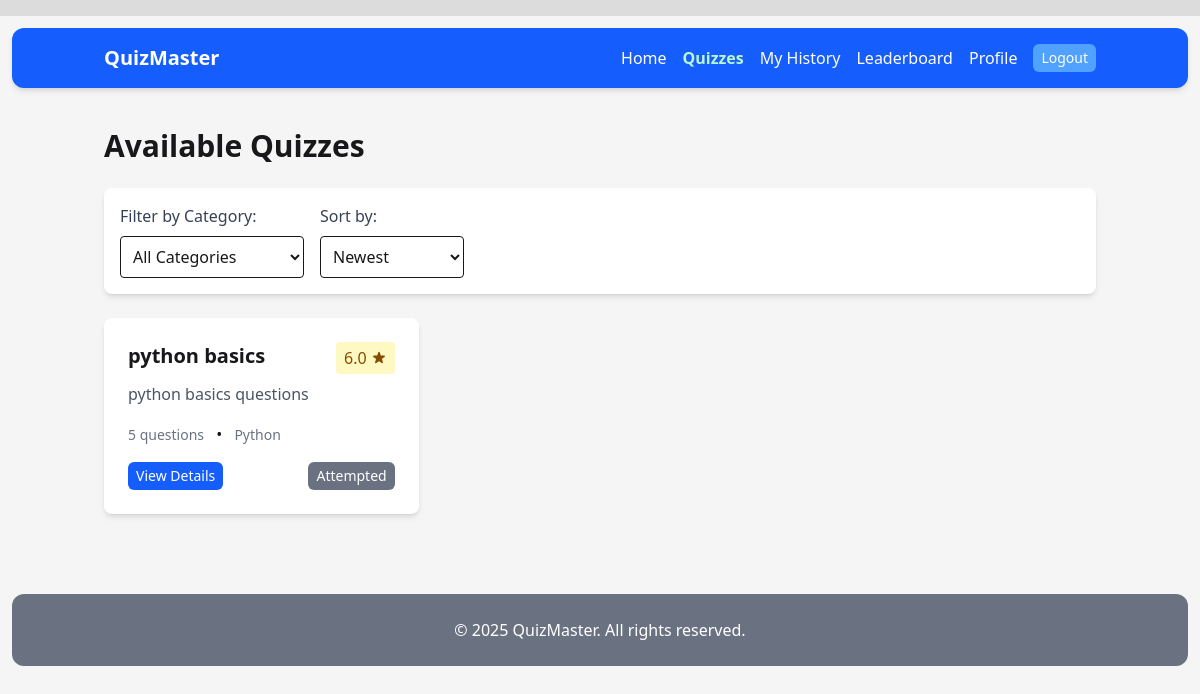
Page /quizzes/ (signed in) on the committed database.
### quiz/models.py (models this page shows, shortened)
class Quiz(models.Model):
    title = models.CharField(max_length=200)
    description = models.TextField(blank=True)
    category = models.ForeignKey(Category, on_delete=models.SET_NULL, null=True, related_name='quizzes')
    created_by = models.ForeignKey(User, on_delete=models.CASCADE, related_name='quizzes')
    created_at = models.DateTimeField(auto_now_add=True)
    updated_at = models.DateTimeField(auto_now=True)
    is_active = models.BooleanField(default=True)
    time_limit = models.PositiveIntegerField(help_text="Time limit in minutes", null=True, blank=True)
    max_questions = models.PositiveIntegerField(default=50)
    min_questions = models.PositiveIntegerField(default=5)
    class Meta:
        ordering = ['-created_at']
    @property
    def average_rating(self):
        ratings = self.ratings.all()
        if not ratings:
            return 0
        return sum(rating.score for rating in ratings) / len(ratings)

class Rating(models.Model):
    quiz = models.ForeignKey(Quiz, on_delete=models.CASCADE, related_name='ratings')
    user = models.ForeignKey(User, on_delete=models.CASCADE)
    score = models.IntegerField(
        validators=[MinValueValidator(1), MaxValueValidator(7)],
        help_text="Rate this quiz from 1 to 7"
    )
    created_at = models.DateTimeField(auto_now_add=True)
    class Meta:
        unique_together = ('quiz', 'user')

class Category(models.Model):
    name = models.CharField(max_length=100, unique=True)
    description = models.TextField(blank=True)

### quiz/views.py (the view)
# urls.py: path('', views.QuizListView.as_view(), name='quiz-list'),
class QuizListView(ListView):
    model = Quiz
    template_name = 'quiz/quiz_list.html'
    context_object_name = 'quizzes'
    def get_queryset(self):
        queryset = Quiz.objects.filter(is_active=True)
        category_id = self.request.GET.get('category')
        if category_id:
            queryset = queryset.filter(category_id=category_id)
        sort_by = self.request.GET.get('sort')
        if sort_by == 'rating':
            queryset = queryset.annotate(avg_rating=Avg('ratings__score')).order_by('-avg_rating')
        elif sort_by == 'newest':
            queryset = queryset.order_by('-created_at')
        elif sort_by == 'oldest':
            queryset = queryset.order_by('created_at')
        return queryset
    def get_context_data(self, **kwargs):
        context = super().get_context_data(**kwargs)
        context['categories'] = Category.objects.all()
        context['selected_category'] = self.request.GET.get('category')
        context['sort_by'] = self.request.GET.get('sort', 'newest')
        if self.request.user.is_authenticated:
            attempted_quizzes = QuizAttempt.objects.filter(
                user=self.request.user
            ).values_list('quiz_id', flat=True)
            context['attempted_quizzes'] = set(attempted_quizzes)
        return context

### core/templatetags/navigation_tags.py (called while the page is built)
@register.simple_tag(takes_context=True)
@register.filter
def active(context, *url_names):
    try:
        current = context['request'].resolver_match.url_name
    except Exception:
        return ''
    if current in url_names:
        return 'font-bold text-green-200 aria-current="page"'
    return ''

### quiz/templates/quiz/quiz_list.html (shortened to what this page needs)
{% extends "base.html" %}
{% block content %}
<div class="max-w-6xl mx-auto">
    <h1 class="text-3xl font-bold mb-6">Available Quizzes</h1>
    <div class="bg-white rounded-lg shadow-md p-4 mb-6">
        <div class="flex flex-wrap gap-4">
            <div>
                <label class="block text-gray-700 mb-2">Filter by Category:</label>
                <select id="category-filter" class="border rounded p-2" onchange="location.href=`?category=${this.value}&sort={{ sort_by }}`">
                    <option value="">All Categories</option>
                </select>
            </div>
            <div>
                <label class="block text-gray-700 mb-2">Sort by:</label>
                <select id="sort-by" class="border rounded p-2" onchange="location.href=`?category={{ selected_category }}&sort=${this.value}`">
                    <option value="newest" {% if sort_by == 'newest' %}selected{% endif %}>Newest</option>
                </select>
            </div>
        </div>
    </div>
    {% if quizzes %}
        <div class="grid grid-cols-1 md:grid-cols-2 lg:grid-cols-3 gap-6">
            {% for quiz in quizzes %}
                <div class="bg-white rounded-lg shadow-md overflow-hidden hover:shadow-lg transition-shadow">
                    <div class="p-6">
                        <div class="flex justify-between items-start mb-2">
                            <h2 class="text-xl font-bold">{{ quiz.title }}</h2>
                            {% if quiz.average_rating > 0 %}
                                <div class="flex items-center bg-yellow-100 text-yellow-800 px-2 py-1 rounded">
                                    <span>{{ quiz.average_rating|floatformat:1 }}</span>
                                </div>
                            {% endif %}
                        </div>
                        <p class="text-gray-600 mb-4">{{ quiz.description|truncatewords:20 }}</p>
                        <div class="flex justify-between items-center mb-4">
                            <div>
                                <span class="text-sm text-gray-500">{{ quiz.questions.count }} questions</span>
                                {% if quiz.category %}
                                    <span class="mx-2">•</span>
                                    <span class="text-sm text-gray-500">{{ quiz.category.name }}</span>
                                {% endif %}
                            </div>
                        </div>
                        <div class="flex justify-between items-center">
                            <a href="{% url 'quiz-detail' quiz.pk %}" class="bg-blue-600 text-white text-sm px-2 py-1 rounded-md hover:bg-blue-700">View Details</a>
                            {% if user.is_authenticated %}
                                {% if quiz.id in attempted_quizzes %}
                                    <button class="bg-gray-500 text-white text-sm px-2 py-1 rounded-md cursor-not-allowed" disabled>Attempted</button>
                                {% else %}
                                    <a href="{% url 'quiz-take' quiz.pk %}" class="bg-green-600 text-white text-sm px-2 py-1 rounded-md hover:bg-green-700">Take Quiz</a>
                                {% endif %}
                            {% else %}
                                <a href="{% url 'login' %}" class="bg-green-600 text-white text-sm px-2 py-1 rounded-md hover:bg-green-700">Take Quiz</a>
                            {% endif %}
                        </div>
                    </div>
                </div>
            {% endfor %}
        </div>
    {% endif %}
</div>
{% endblock %}

### static/css/style.css (style rules this page uses)
body { background-color:whitesmoke; }

### rows in the picture
Quiz: title "python basics", average_rating "6.0", description "python basics questions", questions.count "5", category.name "Python", shows "Attempted"
